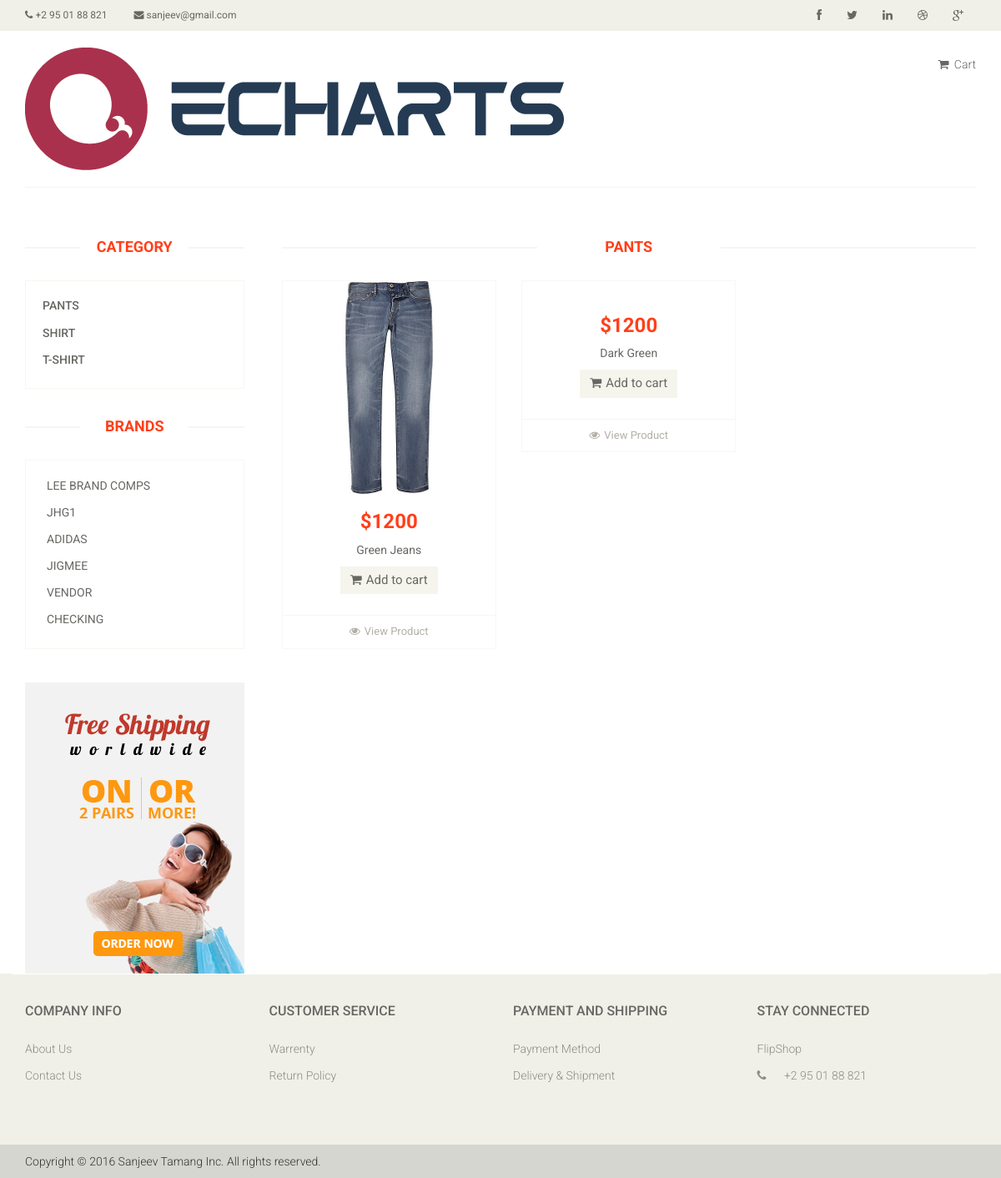
/index/productbyType/1, run on the app's committed database.
### tables this page shows
CREATE TABLE `product_category` (
  `product_cat_id` int(11) NOT NULL,
  `product_cat_name` varchar(100) NOT NULL
);

CREATE TABLE `company` (
  `company_id` int(11) NOT NULL,
  `company_name` varchar(35) NOT NULL,
  `company_address` varchar(35) NOT NULL,
  `company_phone` varchar(20) NOT NULL,
  `company_image` varchar(30) NOT NULL,
  `user_id` int(11) NOT NULL
);

CREATE TABLE `products` (
  `product_id` int(11) NOT NULL,
  `product_name` varchar(60) NOT NULL,
  `product_quantity` varchar(20) NOT NULL,
  `product_price` varchar(100) NOT NULL,
  `product_details` varchar(200) NOT NULL,
  `product_brand` varchar(100) NOT NULL,
  `user_id` int(11) NOT NULL,
  `product_cat_id` int(11) NOT NULL
);

CREATE TABLE `product_images` (
  `image_id` int(11) NOT NULL,
  `image_name` varchar(100) NOT NULL,
  `product_id` int(11) NOT NULL
);

### controllers/index.php (called while the page is built, shortened)
<?php
class Index extends Controller
{
	function productbyType($id){
		$this->view->company_list = $this->model->companyNameList();
		$products = $this->model->productTypeList();
		$this->view->p_type_list = $products;
		$products = $this->model->getItemsByType($id);
		$this->view->p_list = $products;
		$this->view->render('product_pages/product_bytype');
	}
}

### index.php (called while the page is built, shortened)
<?php
require 'libs/Controller.php';
require 'libs/Model.php';
$app = new Bootstrap();

### libs/Model.php (called while the page is built)
<?php
class Model
{
	function __construct()
	{
		$this->db = new Database();
	}
}
?>

### models/index_model.php (called while the page is built, shortened)
<?php
class Index_Model extends Model
{
   	function productTypeList(){
		$query = $this->db->prepare("SELECT * FROM product_category");
		$query->execute();
		$product_type = $query->fetchAll();
		return $product_type;
	}
	function companyNameList(){
		$query = $this->db->prepare("SELECT company_name FROM company");
		$query->execute();
		$companyList = $query->fetchAll();
		return $companyList;
	}
	function getItemsByType($id){
		$query = $this->db->prepare("SELECT product_category.product_cat_name,products.product_id,products.product_details, products.product_price, products.product_name, product_images.image_name FROM products INNER JOIN product_images ON product_images.product_id = products.product_id JOIN product_category ON products.product_cat_id = product_category.product_cat_id WHERE products.product_cat_id = :p_id");
		$query->execute(array(
				':p_id' => $id
			));
		$product = $query->fetchAll();
		return $product;
	}
}

### libs/Controller.php (called while the page is built, shortened)
<?php
class Controller
{
	public function loadModel($name){
		$path = 'models/'.$name.'_model.php';
		if(file_exists($path)){
			$this->model = new $modelName();
		}
	}
}

### views/product_pages/product_bytype.php (the view, shortened to what this page needs)
<section>
	<div class="container">
		<div class="row">
			<div class="col-sm-3">
				<div class="left-sidebar">
					<h2>Category</h2>
					<div class="panel-group category-products" id="accordian">
						<?php $p_list = $this->p_type_list;
							foreach ($p_list as $value) {
						?>
						<div class="panel panel-default">
							<div class="panel-heading">
								<h4 class="panel-title"><a href="<?php echo URL; ?>index/productbyType/<?php echo $value['product_cat_id']; ?>"><?php echo $value['product_cat_name']; ?></a></h4>
							</div>
						</div>
						<?php
							}
						?>
						</div>
					<div class="brands_products">
						<h2>Brands</h2>
						<div class="brands-name">
							<ul class="nav nav-pills nav-stacked">
								<?php foreach ($this->company_list as $value) {
								 ?>
								<li><a href="#"><?php echo $value[0]; ?></a></li>
								<?php } ?>
							</ul>
						</div>
					</div>
					<div class="shipping text-center">
						<img src="<?php echo URL; ?>images/home/shipping.jpg" alt="" />
					</div>
				</div>
			</div>
			<div class="col-sm-9 padding-right">
				<div class="features_items">
					<h2 class="title text-center"><?php echo $this->p_list[0]['product_cat_name']; ?></h2>
					<?php $temp = $this->p_list;
						foreach ($temp as $value) {
					 ?>
					<div class="col-sm-4">
						<div class="product-image-wrapper">
							<div class="single-products">
									<div class="productinfo text-center">
										<img src="<?php echo URL; ?>/public/images/product-details/<?php echo $value['image_name']; ?>" alt="" />
										<h2>$<?php echo $value['product_price']; ?></h2>
										<p><?php echo $value['product_name']; ?></p>
										<a href="#" class="btn btn-default add-to-cart"><i class="fa fa-shopping-cart"></i>Add to cart</a>
									</div>
									<div class="product-overlay">
										<div class="overlay-content">
										</div>
									</div>
							</div>
							<div class="choose">
								<ul class="nav nav-pills nav-justified">
									<li><a href="<?php echo URL; ?>index/viewproducts/<?php echo $value['product_id']; ?>"><i class="fa fa-eye"></i>View Product</a></li>
								</ul>
							</div>
						</div>
					</div>
					<? } ?>
				</div>
			</div>
		</div>
	</div>
</section>

### public/css/main.css (style rules this page uses)
body { font-family: 'Roboto', sans-serif; background:; position: relative; font-weight:400px; }
ul li { list-style: none; }
a { -webkit-transition: 300ms; -moz-transition: 300ms; -o-transition: 300ms; transition: 300ms; }
h1, h2, h3, h4, h5, h6 { font-family: 'Roboto', sans-serif; }
.category-products { border: 1px solid #F7F7F0; margin-bottom: 35px; padding-bottom: 20px; padding-top: 15px; }
.left-sidebar h2, .brands_products h2 { color: #FF3F19; font-family: 'Roboto', sans-serif; font-size: 18px; font-weight: 700; margin: 0 auto 30px; text-align: center; text-transform: uppercase; position: relative; z-index:3; }
.left-sidebar h2:after, h2.title:after { content: " "; position: absolute; border: 1px solid #f5f5f5; bottom:8px; left: 0; width: 100%; height: 0; z-index: -2; }
.left-sidebar h2:before { content: " "; position: absolute; background: #fff; bottom: -6px; width: 130px; height: 30px; z-index: -1; left: 50%; margin-left: -65px; }
h2.title:before { content: " "; position: absolute; background: #fff; bottom: -6px; width: 220px; height: 30px; z-index: -1; left: 50%; margin-left: -110px; }
.category-products .panel { background-color: #FFFFFF; border: 0px; border-radius: 0px; box-shadow:none; margin-bottom: 0px; }
.category-products .panel-default .panel-heading { background-color: #FFFFFF; border: 0 none; color: #FFFFFF; padding: 5px 20px; }
.category-products .panel-default .panel-heading .panel-title a { color: #696763; font-family: 'Roboto', sans-serif; font-size: 14px; text-decoration: none; text-transform: uppercase; }
.brands-name { border: 1px solid #F7F7F0; padding-bottom: 20px; padding-top: 15px; }
.brands-name .nav-stacked li a { background-color: #FFFFFF; color: #696763; font-family: 'Roboto', sans-serif; font-size: 14px; padding: 5px 25px; text-decoration: none; text-transform: uppercase; }
.shipping { background-color: #F2F2F2; margin-top: 40px; overflow: hidden; padding-top: 20px; position: relative; }
.padding-right { padding-right: 0; }
.features_items { overflow:hidden; }
h2.title { color: #FF3F19; font-family: 'Roboto', sans-serif; font-size: 18px; font-weight: 700; margin: 0 15px; text-transform: uppercase; margin-bottom: 30px; position: relative; }
.product-image-wrapper { border:1px solid #F7F7F5; overflow: hidden; margin-bottom:30px; }
.single-products { position: relative; }
.productinfo h2 { color: #FF3F19; font-family: 'Roboto', sans-serif; font-size: 24px; font-weight: 700; }
.productinfo p { font-family: 'Roboto', sans-serif; font-size: 14px; font-weight: 400; color: #696763; }
.productinfo img { width: 100%; }
.productinfo { position:relative; }
.product-overlay { background:#FF3F19; top: 0; display: none; height: 0; position: absolute; transition: height 500ms ease 0s; width: 100%; display: block; opacity:; }
.product-overlay .overlay-content { bottom: 0; position: absolute; bottom: 0; text-align: center; width: 100%; }
.add-to-cart { background:#F5F5ED; border: 0 none; border-radius: 0; color: #696763; font-family: 'Roboto', sans-serif; font-size: 15px; margin-bottom: 25px; }
.add-to-cart i { margin-right:5px; }
.choose { border-top: 1px solid #F7F7F0; }
.choose ul li a { color: #B3AFA8; font-family: 'Roboto', sans-serif; font-size: 13px; padding-left: 0; padding-right: 0; }
.choose ul li a i { margin-right:5px; }

### public/css/sb-admin-2.css (style rules this page uses)
body { background-color: #ffffff; }

### data on the page
product_category: product_cat_name "PANTS"
product_category: product_cat_name "SHIRT"
product_category: product_cat_name "T-SHIRT"
company: company_name "LEE BRAND COMPS"
company: company_name "JHG1"
company: company_name "ADIDAS"
company: company_name "JIGMEE"
company: company_name "VENDOR"
company: company_name "CHECKING"
products: product_images.image_name (picture), product_price "1200", product_name "Green Jeans"
products: product_price "1200", product_name "Dark Green"
